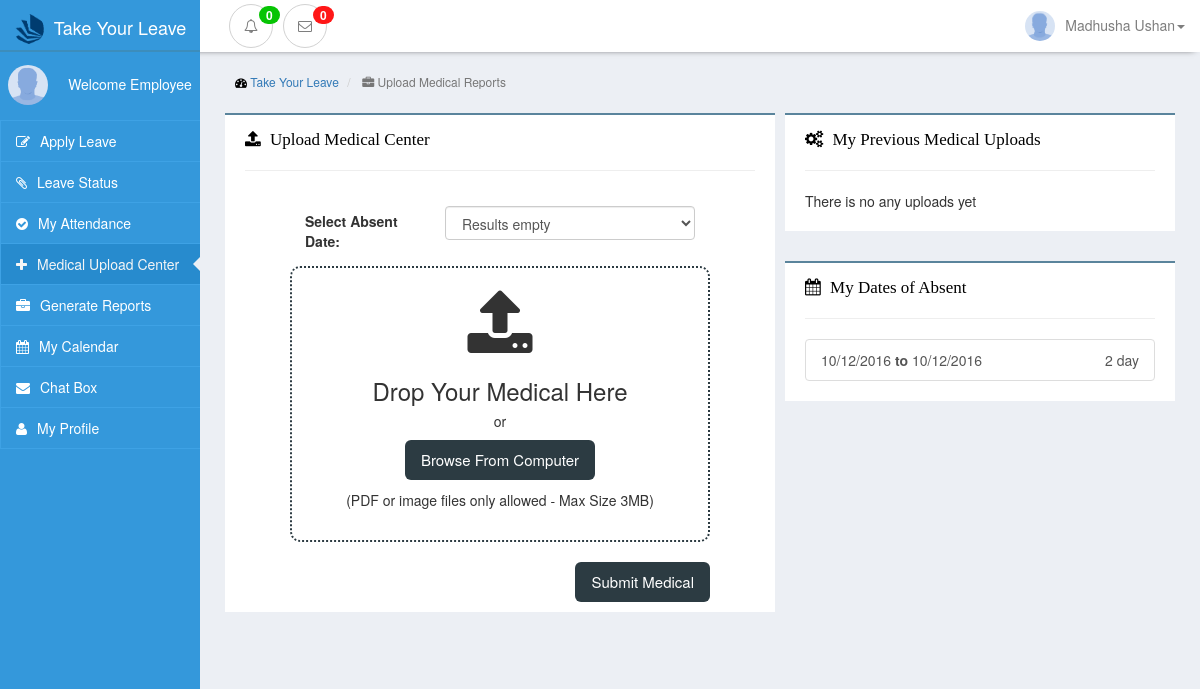
/view/site/medicalUpload.php?fail (signed in), run on an earlier commit of the app's database.
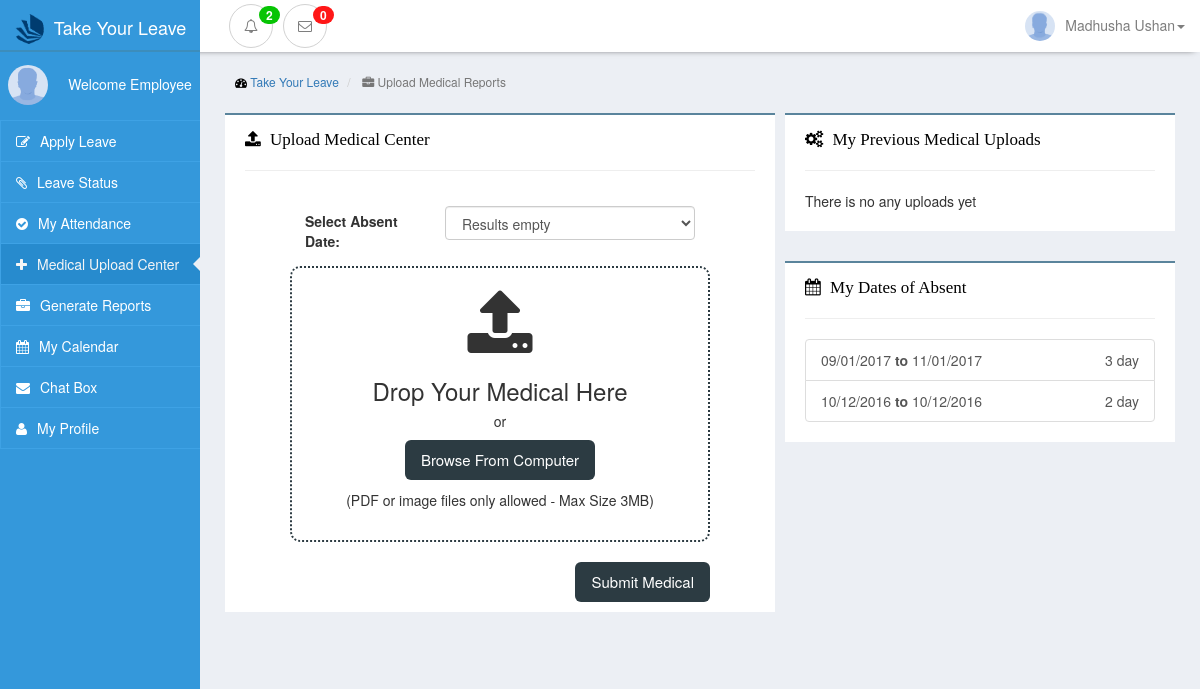
And on a later commit of the database.
### tables this page shows
CREATE TABLE `apply_leave` (
  `apply_leave_id` int(11) NOT NULL AUTO_INCREMENT,
  `comp_id` varchar(50) NOT NULL,
  `leave_id` int(11) DEFAULT NULL,
  `leave_priority` varchar(50) DEFAULT NULL,
  `apply_date` varchar(10) NOT NULL,
  `start_date` varchar(10) NOT NULL,
  `end_date` varchar(10) NOT NULL,
  `number_of_days` int(11) NOT NULL,
  `reason` text NOT NULL,
  `status` varchar(50) NOT NULL,
  `recommandBy` varchar(50) DEFAULT NULL,
  `special_note` text,
  `medical_status` varchar(50) DEFAULT NULL,
  `seen` int(11) DEFAULT '0',
  PRIMARY KEY (`apply_leave_id`),
  KEY `comp_id(change)` (`comp_id`(4)),
  KEY `leave_priority` (`leave_priority`),
  KEY `leave_priority_2` (`leave_priority`),
  KEY `leave_id` (`leave_id`),
  KEY `apply_leave_ibfk_1` (`comp_id`),
  CONSTRAINT `apply_leave_ibfk_1` FOREIGN KEY (`comp_id`) REFERENCES `employee` (`comp_id`) ON DELETE CASCADE
);

### view/site/medicalUpload.php (the view, shortened to what the changed rows need)
<?php
include('../../controller/siteController.php');
$pdo = connect();
?>
<!DOCTYPE html>
<html lang="en">
<head>
    <link href="../../public/css/bootstrap.min.css" rel="stylesheet">
    <link href="../../public/css/interface-leftmenu.css" rel="stylesheet">
    <link href="../../public/css/leave-interface.css" rel="stylesheet">
    <link href="../../public/css/navbar-style.css" rel="stylesheet">
    <link href="../../public/css/font-awesome.min.css" rel="stylesheet">
</head>
<body style=" background-color: #eceff4 !important;">
<?php include("../layouts/navbar.php") ?>
<div class="container-fluid ">
    <div class="row ">
        <div class="col-sm-10 col-xs-12 admin-background col-sm-push-2" style="position: relative;">
            <div class="row padding-row">
                <div class="col-sm-5 col-xs-12 padding-box">
                    <div class="row margin-top">
                        <div class="col-xs-12 nortification-box-top">
                            <div class="list-group">
                                <?php
                                $sql = "select * from apply_leave where comp_id =:myId AND status=:log ORDER BY apply_leave_id DESC LIMIT 10";
                                $query = $pdo->prepare($sql);
                                $query->execute(array('myId'=>$empID, 'log'=>"approved"));
                                $result = $query->fetchAll();
                                foreach($result as $rs){
                                    echo "<a href=\"#\" class=\"list-group-item\">".$rs['start_date']."<strong> to </strong>".$rs['end_date']."<span style=\"float:right;\">".$rs['number_of_days']." day</span></a>";
                                }
                                ?>
                            </div>
                        </div>
                    </div>
                </div>
            </div>
        </div>
    </div>
</div>
</body>
</html>

### view/layouts/navbar.php (shortened to what the changed rows need)
<?php
    $statement = "SELECT * from apply_leave where seen=:val AND comp_id=:empID";
    $newquery1 = $pdo->prepare($statement);
    $newquery1->execute(array('val'=>0, 'empID'=>$empID));
    $nortifictions = $newquery1->fetchAll();
    $nortifictionsCount = $newquery1->rowCount();
?>
<nav class="navbar navbar-inverse navbar-static-top nav-top nav-bar-custom navbar-fixed-top" style="margin-top:0px; box-shadow: 0 3px 7px -6px black !important;">
    <div class="container-fluid">
        <div style="height: 1px;" aria-expanded="false" id="navbar" class="navbar-collapse collapse">
            <ul class="nav navbar-nav navbar-left nortifications" style="margin-left:17%; padding-top:4px; position: fixed;">
                <li class="dropdown">
                    <a href="#" class="dropdown-toggle nortification-button" data-toggle="dropdown">
                        <i class="fa fa-bell-o" style="border:1px solid #d2d2d2; border-radius:100%; padding:14px;"></i><span class="badge postition-alert"><?php echo $nortifictionsCount;?></span>
                    </a>
                </li>
            </ul>
        </div>
    </div>
</nav>

What changed in the data, as far as the page shows it:
added apply_leave: start_date "09/01/2017", end_date "11/01/2017", number_of_days "3"
Also different on the page:
$nortifictionsCount: "0" → "2"
